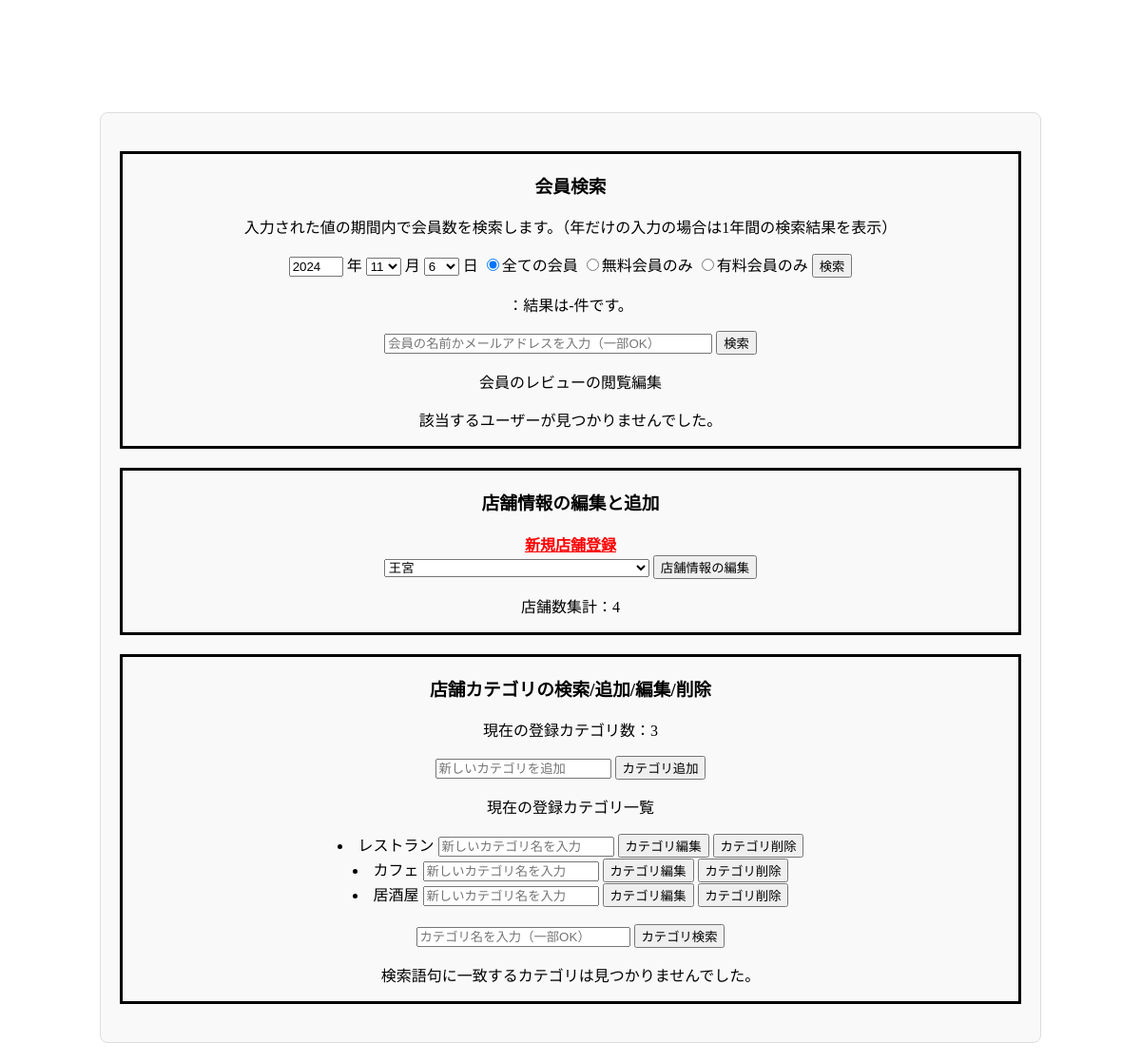
Screenshot of /kanrisha/ with the database file from the repository.
### shops/models.py (models this page shows, shortened)
class ShopTag(models.Model):
    tag = models.CharField(max_length=200)

### accounts/views.py (the view, shortened to what this page needs)
# urls.py: path('kanrisha/', views.CountMember.as_view(), name='kanrisha'),
class CountMember(TemplateView):
    template_name = 'accounts/kanrisha.html'
    def get(self, request, *args, **kwargs):
        context = {
            'style_css_date': get_modified_date('css/kanrisha.css'),
            'dateUser': '-',
            'allShop': Shop.objects.count(),
            'Shops': Shop.objects.all(),
            'countTag': ShopTag.objects.count(),
            'allTag': ShopTag.objects.all(),
        }
        return render(request, self.template_name, context)

### accounts/views.py (called while the page is built)
def get_modified_date(filepath):
    try:
        static_file_path = static(filepath)
        base_dir = settings.BASE_DIR
        static_file_url = os.path.join(base_dir, *static_file_path.split("/"))
        modified_serial_time = os.path.getmtime(static_file_url)
        modified_date = datetime.fromtimestamp(modified_serial_time).strftime("%Y%m%d%H%M%S")
        return modified_date
    except:
        return ''

### templates/accounts/kanrisha.html (shortened to what this page needs)
{% extends 'base.html' %}
{% load static %}
{% block content %}
<body>
    <div class="kanrisha">
        <div class="memSearch">
            <h3>会員検索</h3>
            <p>入力された値の期間内で会員数を検索します。（年だけの入力の場合は1年間の検索結果を表示）</p>
            <form action="" method="POST">
                <div class="memberSearchTable">
                <span id="inputYear"></span>
                <span>年</span>
                <select size="1" name="inputMonth" id="inputMonth"></select>
                <span>月</span>
                <select size="1" name="inputDate" id="inputDate"></select>
                <span>日</span>
                <input type="radio" name="subscription" value="all" checked>全ての会員
                <input type="radio" name="subscription" value="True">無料会員のみ
                <input type="radio" name="subscription" value="False">有料会員のみ
                <input type="submit" name="numberSearch" value="検索">
            </form>
            <p>{{ errMsg }}：結果は{{ dateUser }}件です。</p>
            <form action="" method="POST">
                <input type="text" name="memberSearchContext" size="40" placeholder="会員の名前かメールアドレスを入力（一部OK）">
                <input type="submit" name="memberSearch" value="検索">
            </form>
            <p>会員のレビューの閲覧編集</p>
            {% if searchResult %}
                <ul>
                    {% for user in searchResult %}
                        <li>
                            <p>ID: {{ user.account_id }}</p>
                            <p>メールアドレス: {{ user.email }}</p>
                            <p>氏名: {{ user.first_name }} {{ user.last_name }}</p>
                            <a href="{% url 'review:DisplayReview' pk=user.pk %}" >{{ user.account_id }}のレビューの確認と削除</a>
                            <a href="{% url 'accounts:MemberDelete' pk=user.pk %}">{{ user.account_id }}の削除</a>
                            <a href="{% url 'accounts:MemberUpdate' pk=user.pk %}">{{ user.account_id }}の編集</a>
                        </li>
                    {% endfor %}
                </ul>
            {% else %}
                <p>該当するユーザーが見つかりませんでした。</p>
            {% endif %}
        </div>
        </div>
        <div class="shSearch">
            <h3>店舗情報の編集と追加</h3>
            <a class="addShop" href="{% url 'shops:shop_create' %}">新規店舗登録</a>
            <form action="" method="POST">
                <select id="shopSelect">
                    {% for i in Shops %}
                    <option value="{{ i.pk }}">{{ i.shopName }}</option>
                    {% endfor %}
                </select>
                <input type="button" value="店舗情報の編集" onClick="editShop()">
            </form>
            <p>店舗数集計：{{ allShop }}</p>
        </div>
        <div class="tag-Edit">
            <h3>店舗カテゴリの検索/追加/編集/削除</h3>
            <div class="tagCount">
                <p>現在の登録カテゴリ数：{{ countTag }}</p>
                <form action="" method="POST">
                    <input type="text" name="addTagContext" placeholder="新しいカテゴリを追加" size="20" required>
                    <button type="submit" name="tagAdd">カテゴリ追加</button>
                </form>
            </div>
            <div class="all-category">
                <p>現在の登録カテゴリ一覧</p>
                <form action="" method="POST">
                {% for i in allTag %}
                <li>
                    {{ i.tag }}
                    <input type="text" name="targetTagContext" placeholder="新しいカテゴリ名を入力" size="20">
                    <button type="submit" name="tagEdit">カテゴリ編集</button>
                    <button type="submit" name="tagDelete">カテゴリ削除</button>
                </li>
                {% endfor %}
                </form>
            </div>
            <br>
            <div class="tag-search-result">
                <form action="" method="POST">
                    <input type="text" name="tagSearchContext" size="25" placeholder="カテゴリ名を入力（一部OK）" required>
                    <button type="submit" name="tagSearch">カテゴリ検索</button>
                </form>
                {% if resultTag %}
                    {% for i in resultTag %}
                    <li>{{ i.tag }}</li>
                    {% endfor %}
                {% else %}
                <p>検索語句に一致するカテゴリは見つかりませんでした。</p>
                {% endif %}
            </div>
        </div>
    </div>
</body>
<link rel="stylesheet" href="{% static 'css/kanrisha.css' %}{% if style_css_date %}?={{ style_css_date }}{% endif %}">
{% endblock %}

### static/css/kanrisha.css (style rules this page uses)
.kanrisha { padding: 20px; background-color: #f9f9f9; border: 1px solid #ddd; border-radius: 8px; width: 80%; height: auto; margin: 20px auto; text-align: center; }
.memSearch { border: solid 3px; margin: 20px auto; }
.shSearch { border: solid 3px; margin: 20px auto; }
.addShop:hover, .addShop:link, .addShop:visited { color: red; font-weight: bold; }
.tag-Edit { border: solid 3px; margin: 20px auto; }

### rows the page displays
ShopTag: tag "レストラン"
ShopTag: tag "カフェ"
ShopTag: tag "居酒屋"

### other values shown
{{ dateUser }} "-"
{{ allShop }} "4"
{{ countTag }} "3"
form field value "王宮"
